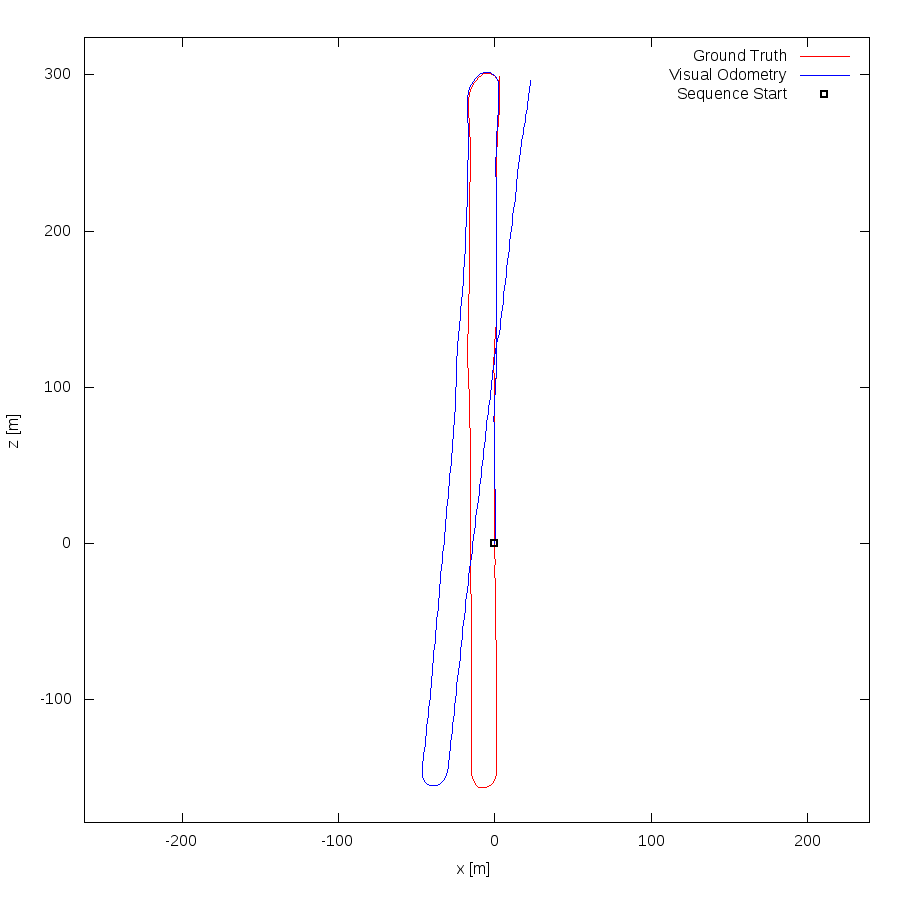

gnuplot code for this plot:
set term postscript eps enhanced color
set output "06.eps"
set size ratio -1
set xrange [-263:240]
set yrange [-179:324]
set xlabel "x [m]"
set ylabel "z [m]"
plot "06.txt" using 1:2 lc rgb "#FF0000" title 'Ground Truth' w lines,"06.txt" using 3:4 lc rgb "#0000FF" title 'Visual Odometry' w lines,"< head -1 06.txt" using 1:2 lc rgb "#000000" pt 4 ps 1 lw 2 title 'Sequence Start' w points
